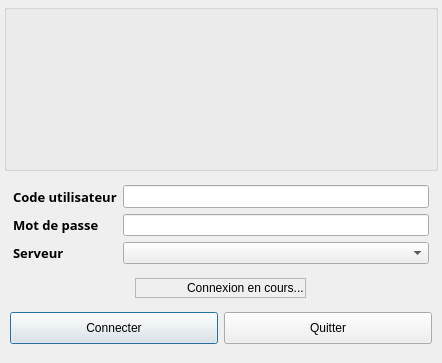
<?xml version="1.0" encoding="UTF-8"?>
<ui version="4.0">
 <class>LoginDialog</class>
 <widget class="QDialog" name="LoginDialog">
  <property name="windowModality">
   <enum>Qt::ApplicationModal</enum>
  </property>
  <property name="geometry">
   <rect>
    <x>0</x>
    <y>0</y>
    <width>442</width>
    <height>360</height>
   </rect>
  </property>
  <property name="maximumSize">
   <size>
    <width>450</width>
    <height>360</height>
   </size>
  </property>
  <property name="windowTitle">
   <string>TeraPlus - Login</string>
  </property>
  <property name="windowIcon">
   <iconset resource="../resources/TeraClient.qrc">
    <normaloff>:/icons/ESTRAD.ico</normaloff>:/icons/ESTRAD.ico</iconset>
  </property>
  <property name="styleSheet">
   <string notr="true">/*
QDialog {background: qlineargradient(x1: 0, y1: 0, x2: 0, y2: 1,stop: 0 rgb(64,64,64), stop: 1.0 rgb(40,40,40)); spacing: 3px;} 

QLabel#lblMessage{color:gold;}

QLabel {border-radius:5px;border-width:2px;background-color: rgba(0,0,0,0); color:white;font: bold large 10px Arial;}

QCheckBox {border-radius:5px;border-width:2px;background-color: rgba(0,0,0,0); color:white;font: bold large 10px Arial;}

QLineEdit {border-radius:3px; min-height: 20px;background-color:rgba(220,220,220,90%);}
QComboBox {border-radius:3px; color:black; min-height: 20px; background-color:rgba(220,220,220,90%);}
QPushButton:hover,QToolButton:hover{color:black;background-color: qlineargradient(x1:0, y1:0, x2:1, y2:1, stop:0 grey, stop: 0.2  rgb(200,200, 200), stop:1 grey);border: 2px solid rgb(186, 186, 186);border-radius: 5px;}
QPushButton,QToolButton{color:white; background-color: qlineargradient(x1:0, y1:0, x2:1, y2:1, stop:0 black, stop: 0.2  rgb(200,200, 200), stop:1 black);border: 2px solid rgb(96, 96, 96);border-radius: 5px;}
QPushButton:!enabled,QToolButton:!enabled{color: rgb(168, 168, 168); background-color: rgba(200,200,200,10%);border: 0px transparent}
QPushButton:checked,QToolButton:checked{color:black;border: 3px solid green;background-color:darkgreen;}
QPushButton[checkable=true]:!checked,QToolButton[checkable=true]:!checked{color:red;background-color:rgba(180,0,0,50%);border: 2px solid rgb(180,0,0);}


QLineEdit:disabled,QComboBox:disabled,QPushButton:disabled{background-color:rgba(220,220,220,10%);color: white;}
QGroupBox#grpLogos{background-color:rgba(200,200,200,200);}
*/</string>
  </property>
  <layout class="QVBoxLayout" name="verticalLayout">
   <property name="spacing">
    <number>5</number>
   </property>
   <property name="leftMargin">
    <number>4</number>
   </property>
   <property name="topMargin">
    <number>4</number>
   </property>
   <property name="rightMargin">
    <number>4</number>
   </property>
   <property name="bottomMargin">
    <number>10</number>
   </property>
   <item>
    <widget class="QGroupBox" name="grpLogos">
     <property name="sizePolicy">
      <sizepolicy hsizetype="Preferred" vsizetype="Maximum">
       <horstretch>0</horstretch>
       <verstretch>0</verstretch>
      </sizepolicy>
     </property>
     <property name="title">
      <string/>
     </property>
     <property name="alignment">
      <set>Qt::AlignLeading|Qt::AlignLeft|Qt::AlignTop</set>
     </property>
     <layout class="QVBoxLayout" name="verticalLayout_2">
      <property name="spacing">
       <number>0</number>
      </property>
      <item>
       <widget class="QLabel" name="lblLogo">
        <property name="minimumSize">
         <size>
          <width>400</width>
          <height>80</height>
         </size>
        </property>
        <property name="maximumSize">
         <size>
          <width>400</width>
          <height>80</height>
         </size>
        </property>
        <property name="text">
         <string/>
        </property>
        <property name="pixmap">
         <pixmap resource="../resources/TeraClient.qrc">:/logos/LOGO Transparent.png</pixmap>
        </property>
        <property name="scaledContents">
         <bool>true</bool>
        </property>
       </widget>
      </item>
      <item>
       <layout class="QGridLayout" name="gridLayout">
        <item row="0" column="1">
         <widget class="QLabel" name="lblCDRV">
          <property name="minimumSize">
           <size>
            <width>115</width>
            <height>40</height>
           </size>
          </property>
          <property name="maximumSize">
           <size>
            <width>115</width>
            <height>40</height>
           </size>
          </property>
          <property name="text">
           <string/>
          </property>
          <property name="pixmap">
           <pixmap resource="../resources/TeraClient.qrc">:/logos/logo_CDRV.png</pixmap>
          </property>
          <property name="scaledContents">
           <bool>true</bool>
          </property>
         </widget>
        </item>
        <item row="0" column="0">
         <widget class="QLabel" name="lblESTRAD">
          <property name="minimumSize">
           <size>
            <width>120</width>
            <height>60</height>
           </size>
          </property>
          <property name="maximumSize">
           <size>
            <width>120</width>
            <height>60</height>
           </size>
          </property>
          <property name="text">
           <string/>
          </property>
          <property name="pixmap">
           <pixmap resource="../resources/TeraClient.qrc">:/logos/Estrad.png</pixmap>
          </property>
          <property name="scaledContents">
           <bool>true</bool>
          </property>
         </widget>
        </item>
        <item row="0" column="2">
         <widget class="QLabel" name="lblINTROLAB">
          <property name="minimumSize">
           <size>
            <width>150</width>
            <height>40</height>
           </size>
          </property>
          <property name="maximumSize">
           <size>
            <width>150</width>
            <height>40</height>
           </size>
          </property>
          <property name="text">
           <string/>
          </property>
          <property name="pixmap">
           <pixmap resource="../resources/TeraClient.qrc">:/logos/IntRoLab.png</pixmap>
          </property>
          <property name="scaledContents">
           <bool>true</bool>
          </property>
         </widget>
        </item>
       </layout>
      </item>
     </layout>
    </widget>
   </item>
   <item>
    <widget class="QFrame" name="frameLogin">
     <property name="sizePolicy">
      <sizepolicy hsizetype="MinimumExpanding" vsizetype="Maximum">
       <horstretch>0</horstretch>
       <verstretch>0</verstretch>
      </sizepolicy>
     </property>
     <layout class="QFormLayout" name="layoutLogin">
      <property name="fieldGrowthPolicy">
       <enum>QFormLayout::ExpandingFieldsGrow</enum>
      </property>
      <property name="verticalSpacing">
       <number>6</number>
      </property>
      <item row="0" column="0">
       <widget class="QLabel" name="lblUsername">
        <property name="font">
         <font>
          <family>10px Arial</family>
          <pointsize>10</pointsize>
          <weight>75</weight>
          <italic>false</italic>
          <bold>true</bold>
         </font>
        </property>
        <property name="text">
         <string>Code utilisateur</string>
        </property>
       </widget>
      </item>
      <item row="0" column="1">
       <widget class="QLineEdit" name="txtUsername">
        <property name="enabled">
         <bool>true</bool>
        </property>
        <property name="font">
         <font>
          <pointsize>10</pointsize>
         </font>
        </property>
       </widget>
      </item>
      <item row="1" column="0">
       <widget class="QLabel" name="lblPassword">
        <property name="font">
         <font>
          <family>10px Arial</family>
          <pointsize>10</pointsize>
          <weight>75</weight>
          <italic>false</italic>
          <bold>true</bold>
         </font>
        </property>
        <property name="text">
         <string>Mot de passe</string>
        </property>
       </widget>
      </item>
      <item row="1" column="1">
       <widget class="QLineEdit" name="txtPassword">
        <property name="font">
         <font>
          <pointsize>9</pointsize>
         </font>
        </property>
        <property name="echoMode">
         <enum>QLineEdit::Password</enum>
        </property>
       </widget>
      </item>
      <item row="2" column="0">
       <widget class="QLabel" name="lblServer">
        <property name="font">
         <font>
          <family>10px Arial</family>
          <pointsize>10</pointsize>
          <weight>75</weight>
          <italic>false</italic>
          <bold>true</bold>
         </font>
        </property>
        <property name="text">
         <string>Serveur</string>
        </property>
       </widget>
      </item>
      <item row="2" column="1">
       <widget class="QComboBox" name="cmbServers">
        <property name="sizePolicy">
         <sizepolicy hsizetype="MinimumExpanding" vsizetype="Fixed">
          <horstretch>0</horstretch>
          <verstretch>0</verstretch>
         </sizepolicy>
        </property>
       </widget>
      </item>
     </layout>
    </widget>
   </item>
   <item alignment="Qt::AlignHCenter">
    <widget class="QFrame" name="frameMessage">
     <property name="sizePolicy">
      <sizepolicy hsizetype="Preferred" vsizetype="Maximum">
       <horstretch>0</horstretch>
       <verstretch>0</verstretch>
      </sizepolicy>
     </property>
     <property name="minimumSize">
      <size>
       <width>0</width>
       <height>20</height>
      </size>
     </property>
     <property name="frameShape">
      <enum>QFrame::StyledPanel</enum>
     </property>
     <property name="frameShadow">
      <enum>QFrame::Raised</enum>
     </property>
     <layout class="QHBoxLayout" name="horizontalLayout">
      <property name="leftMargin">
       <number>1</number>
      </property>
      <property name="topMargin">
       <number>1</number>
      </property>
      <property name="rightMargin">
       <number>1</number>
      </property>
      <property name="bottomMargin">
       <number>1</number>
      </property>
      <item>
       <widget class="QLabel" name="lblWarningIcon">
        <property name="minimumSize">
         <size>
          <width>20</width>
          <height>20</height>
         </size>
        </property>
        <property name="maximumSize">
         <size>
          <width>20</width>
          <height>20</height>
         </size>
        </property>
        <property name="text">
         <string/>
        </property>
        <property name="pixmap">
         <pixmap resource="../resources/TeraClient.qrc">:/status/warning.png</pixmap>
        </property>
        <property name="scaledContents">
         <bool>true</bool>
        </property>
       </widget>
      </item>
      <item>
       <widget class="QLabel" name="lblLoadingIcon">
        <property name="minimumSize">
         <size>
          <width>18</width>
          <height>18</height>
         </size>
        </property>
        <property name="maximumSize">
         <size>
          <width>18</width>
          <height>18</height>
         </size>
        </property>
        <property name="text">
         <string/>
        </property>
        <property name="pixmap">
         <pixmap resource="../resources/TeraClient.qrc">:/status/loading.gif</pixmap>
        </property>
        <property name="scaledContents">
         <bool>true</bool>
        </property>
       </widget>
      </item>
      <item>
       <widget class="QLabel" name="lblMessage">
        <property name="text">
         <string>Connexion en cours...</string>
        </property>
       </widget>
      </item>
     </layout>
    </widget>
   </item>
   <item>
    <widget class="QFrame" name="frameButtons">
     <property name="sizePolicy">
      <sizepolicy hsizetype="Preferred" vsizetype="Maximum">
       <horstretch>0</horstretch>
       <verstretch>0</verstretch>
      </sizepolicy>
     </property>
     <layout class="QHBoxLayout" name="horizontalLayout_2">
      <property name="leftMargin">
       <number>6</number>
      </property>
      <property name="rightMargin">
       <number>6</number>
      </property>
      <item>
       <widget class="QPushButton" name="btnConnect">
        <property name="minimumSize">
         <size>
          <width>0</width>
          <height>32</height>
         </size>
        </property>
        <property name="cursor">
         <cursorShape>PointingHandCursor</cursorShape>
        </property>
        <property name="text">
         <string>Connecter</string>
        </property>
        <property name="icon">
         <iconset resource="../resources/TeraClient.qrc">
          <normaloff>:/controls/branch_closed.png</normaloff>:/controls/branch_closed.png</iconset>
        </property>
        <property name="iconSize">
         <size>
          <width>20</width>
          <height>20</height>
         </size>
        </property>
       </widget>
      </item>
      <item>
       <widget class="QPushButton" name="btnQuit">
        <property name="minimumSize">
         <size>
          <width>0</width>
          <height>32</height>
         </size>
        </property>
        <property name="cursor">
         <cursorShape>PointingHandCursor</cursorShape>
        </property>
        <property name="text">
         <string>Quitter</string>
        </property>
        <property name="icon">
         <iconset resource="../resources/TeraClient.qrc">
          <normaloff>:/icons/delete_old.png</normaloff>:/icons/delete_old.png</iconset>
        </property>
        <property name="iconSize">
         <size>
          <width>20</width>
          <height>20</height>
         </size>
        </property>
       </widget>
      </item>
     </layout>
    </widget>
   </item>
  </layout>
 </widget>
 <resources>
  <include location="../resources/TeraClient.qrc"/>
 </resources>
 <connections/>
</ui>
